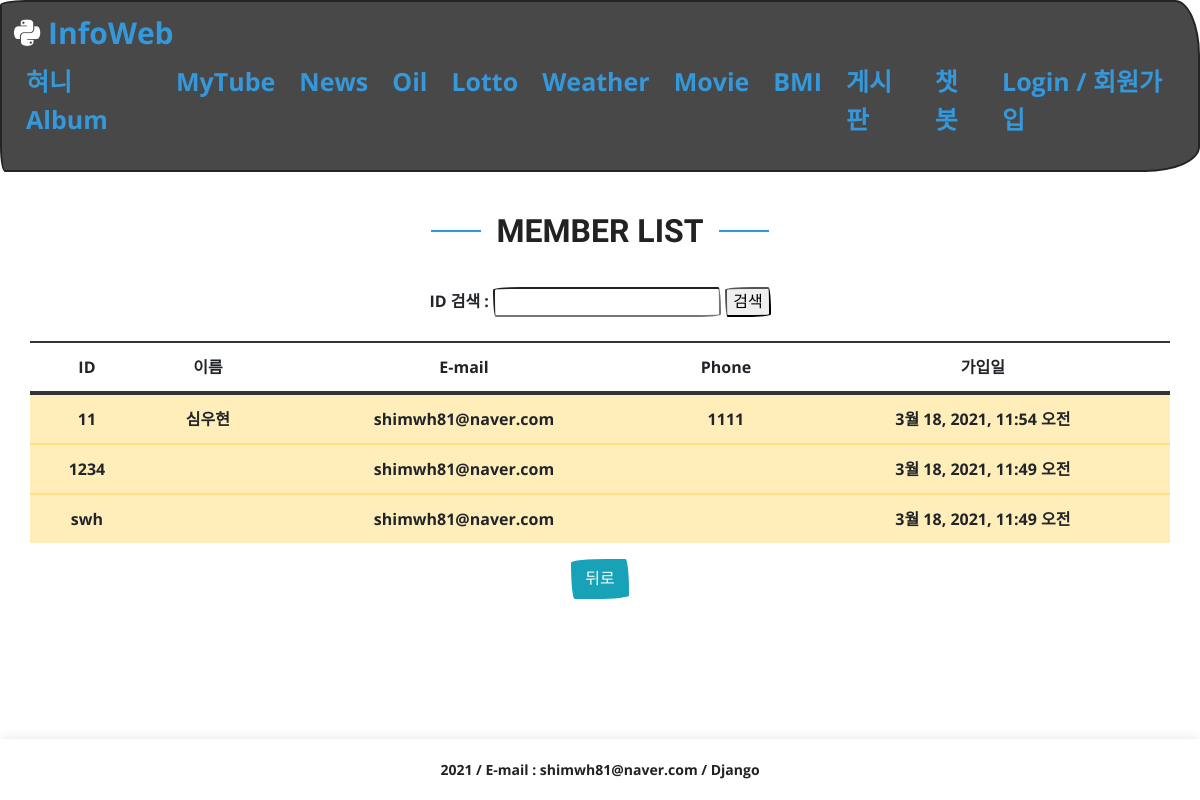
/member/memlist, run on an earlier commit of the app's database.
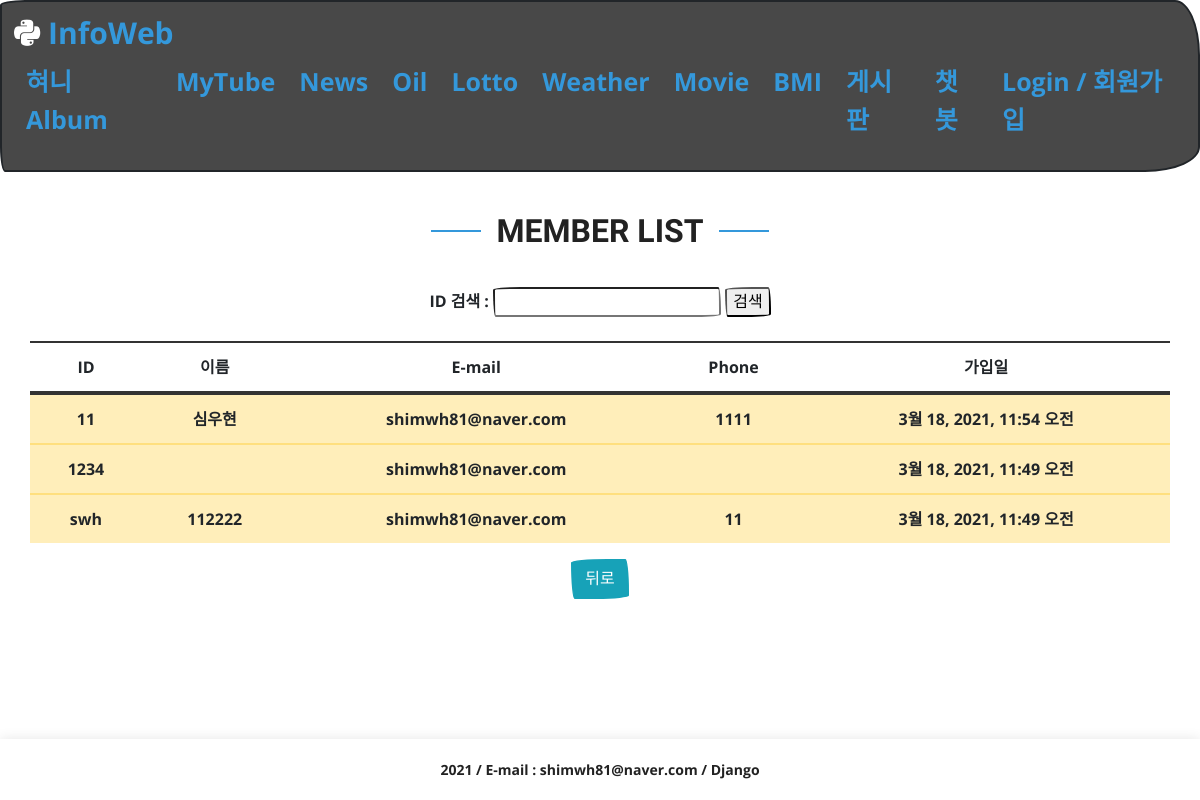
And on a later commit of the database.
### users/models.py (models this page shows, shortened)
class User(AbstractUser):
    phone = models.CharField(max_length=11)
    regdate = models.DateTimeField(auto_now_add=True)

### users/views.py (the view)
# urls.py: path('memlist', views.memlist, name='memlist'),
def memlist(request):
    memlist = User.objects.exclude(username='admin').order_by('-regdate')
    return render(request,'infoweb/memlist.html', {'memlist':memlist})

### templates/infoweb/memlist.html (shortened to what this page needs)
{% extends "infoweb/base.html" %}
{% load static %}
{% block content %}
    <div class="my_title">
        <h1>Member List</h1>
    </div>
  <br>
    <form action="" method="post">
        ID 검색 : <input type="text" name="uid">
        <input type="submit" value="검색">
    </form>
    <br>
    <table class="table table-hover">
        <thead>
            <tr>
                <th>ID</th>
                <th>이름</th>
                <th>E-mail</th>
                <th>Phone</th>
                <th>가입일</th>
            </tr>
        </thead>
        <tbody>
        {% for mem in memlist %}
            <tr class="table-warning">
                <td>{{mem.username}}</td>
                <td>{{mem.last_name}}{{mem.first_name}}</td>
                <td>{{mem.email}}</td>
                <td>{{mem.phone}}</td>
                <td>{{mem.regdate}}</td>
            </tr>
        {% endfor %}
        </tbody>
    </table>
<a href="{% url 'mypage' %}"><input type="button" class="btn btn-info" value="뒤로"></a>
{% endblock %}

### templates/infoweb/base.html (shortened to what this page needs)
{% load static %}
<!DOCTYPE html>
<html lang="ko">
<head>
    <link rel="stylesheet" type="text/css" href="{% static 'css/bootstrap.min.css' %}">
    <link rel="stylesheet" type="text/css" href="{% static 'css/style2.css' %}">
</head>
<body>
<div class="wrapper">
    <nav class="navbar">
      <div class="navbar_logo">
        <i class="fab fa-python"></i>
        <a href="{% url 'home' %}">InfoWeb</a>
      </div>
      <ul class="navbar_menu">
        <li><a href="{% url 'album' %}">혀니 Album</a></li>
        <li><a href="{% url 'mytube' %}">MyTube</a></li>
        <li><a href="{% url 'news' %}">News</a></li>
        <li><a href="{% url 'oil' %}">Oil</a></li>
        <li><a href="{% url 'lotto' %}">Lotto</a></li>
        <li><a href="{% url 'weather' %}">Weather</a></li>
        <li><a href="{% url 'movie' %}">Movie</a></li>
        <li><a href="{% url 'bmi' %}">BMI</a></li>
        <li><a href="{% url 'board' %}">게시판</a></li>
        <li><a href="{% url 'chet' %}">챗봇</a></li>
        {% if request.session.user_username is not None %}
        <li><a href="{% url 'mypage' %}">My Page</a></li>
        <li><a href="{% url 'logOut' %}">LogOut</a></li>
        {% else %}
        <li><a href="{% url 'member' %}">Login / 회원가입</a></li>
        {% endif %}
      </ul>
    </nav>
    <section>
      <div class="container">
      {% block content %}{% endblock %}
      </div>
    </section>
    <footer>
        2021 / E-mail : shimwh81@naver.com / Django
    </footer>
</div>
</body>
</html>

### static/css/style2.css (style rules this page uses)
:root { --text-color: #3498db; --text-hover: #5faee3; --background-color: #484848; --accent-color: pink; }
html,body { font-family: "Open Sans", sans-serif; margin: 0; padding: 0; height: 100% }
.wrapper { min-height: 100%; position: relative; padding-bottom: 20px; }
.container { padding: 40px 0; overflow: hidden; flex: 1; align-items: center; text-align: center; }
footer { position: absolute; bottom: 0; left: 0; right: 0; text-align: center; background: #fff; box-shadow: 0px 0px 12px 0px rgba(0, 0, 0, 0.1); padding: 20px 0; color: #222222; font-size: 14px; }
a { color: var(--text-color); text-decoration: none; }
h1, h2, h3, h4, h5, h6 { font-family: "Raleway", sans-serif; }
li { list-style: none; }
.my_title { text-align: center; padding-bottom: 5px; }
.my_title h1 { font-size: 32px; font-weight: bold; text-transform: uppercase; position: relative; color: #222222; }
.my_title h1::before, .my_title h1::after { content: ''; width: 50px; height: 2px; background: #3498db; display: inline-block; }
.my_title h1::before { margin: 0 15px 10px 0; }
.my_title h1::after { margin: 0 0 10px 15px; }
.navbar { display: flex; justify-content: space-between; align-items: center; background-color: var(--background-color); padding: 8px 12px; }
.navbar_logo { font-size: 30px; color: white; }
.navbar_menu { display: flex; list-style: none; color: black; font-size: 25px; padding-left: 0; }
.navbar_menu li { padding: 8px 12px; }

What changed in the data, as far as the page shows it:
changed User "swh": last_name (not shown) → "11"; first_name (not shown) → "2222"; phone (not shown) → "11"
